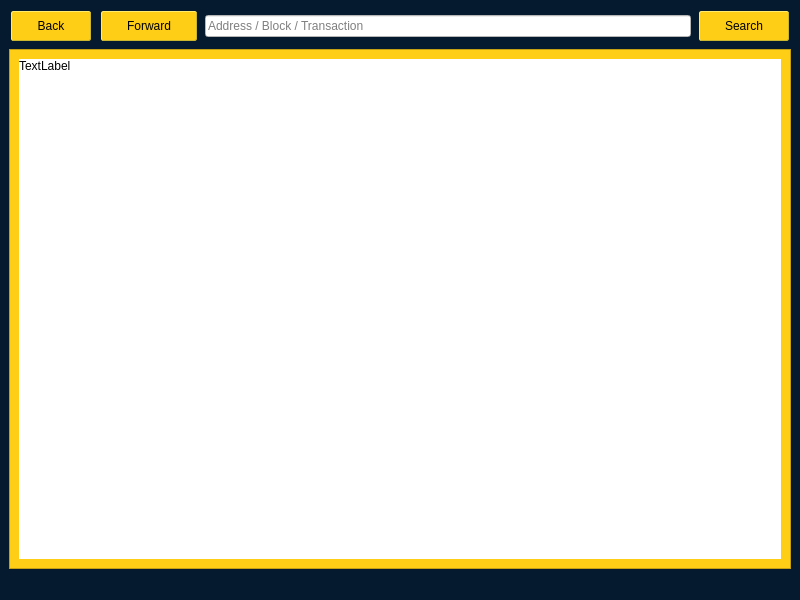
<?xml version="1.0" encoding="UTF-8"?>
<ui version="4.0">
 <class>BlockExplorer</class>
 <widget class="QMainWindow" name="BlockExplorer">
  <property name="geometry">
   <rect>
    <x>0</x>
    <y>0</y>
    <width>800</width>
    <height>600</height>
   </rect>
  </property>
  <property name="windowTitle">
   <string>Blockchain Explorer</string>
  </property>
  <property name="styleSheet">
   <string notr="true">background-color: rgb(5, 26, 47);
color: black;</string>
  </property>
  <widget class="QWidget" name="centralwidget">
   <property name="styleSheet">
    <string notr="true"/>
   </property>
   <layout class="QVBoxLayout" name="verticalLayout">
    <item>
     <layout class="QHBoxLayout" name="horizontalLayout">
      <property name="sizeConstraint">
       <enum>QLayout::SetMinimumSize</enum>
      </property>
      <item>
       <widget class="QPushButton" name="back">
        <property name="styleSheet">
         <string notr="true">QPushButton { /* Global Button Style */
	background-color: rgb(254, 206, 23);
	border-width: 1px;
	border-style: outset;
	border-color: #cbb62f;
	border-radius: 2px;
	color:#000000;
	font-size:12px;
	font-weight:normal;
	padding-left:25px;
	padding-right:25px;
	padding-top:1px;
	padding-bottom:1px;
	height: 26px;
	margin: 2px;
}
QPushButton:hover {
		background-color: rgb(206, 163, 153);
}

QPushButton:pressed {
	background-color: rgb(170, 255, 255);
	border:1px solid #000000;
}</string>
        </property>
        <property name="text">
         <string>Back</string>
        </property>
        <property name="icon">
         <iconset>
          <normaloff>:/icons/back</normaloff>:/icons/back</iconset>
        </property>
        <property name="flat">
         <bool>false</bool>
        </property>
       </widget>
      </item>
      <item>
       <widget class="QPushButton" name="forward">
        <property name="styleSheet">
         <string notr="true">QPushButton { /* Global Button Style */
	background-color: rgb(254, 206, 23);
	border-width: 1px;
	border-style: outset;
	border-color: #cbb62f;
	border-radius: 2px;
	color:#000000;
	font-size:12px;
	font-weight:normal;
	padding-left:25px;
	padding-right:25px;
	padding-top:1px;
	padding-bottom:1px;
	height: 26px;
	margin: 2px;
}
QPushButton:hover {
		background-color: rgb(206, 163, 153);
}

QPushButton:pressed {
	background-color: rgb(170, 255, 255);
	border:1px solid #000000;
}</string>
        </property>
        <property name="text">
         <string>Forward</string>
        </property>
        <property name="icon">
         <iconset>
          <normaloff>:/icons/forward</normaloff>:/icons/forward</iconset>
        </property>
       </widget>
      </item>
      <item>
       <widget class="QLineEdit" name="searchBox">
        <property name="sizePolicy">
         <sizepolicy hsizetype="Expanding" vsizetype="Fixed">
          <horstretch>5</horstretch>
          <verstretch>0</verstretch>
         </sizepolicy>
        </property>
        <property name="minimumSize">
         <size>
          <width>0</width>
          <height>0</height>
         </size>
        </property>
        <property name="styleSheet">
         <string notr="true">background-color: white;
color: black;</string>
        </property>
        <property name="inputMask">
         <string/>
        </property>
        <property name="text">
         <string/>
        </property>
        <property name="placeholderText">
         <string>Address / Block / Transaction</string>
        </property>
       </widget>
      </item>
      <item>
       <widget class="QPushButton" name="pushSearch">
        <property name="sizePolicy">
         <sizepolicy hsizetype="Minimum" vsizetype="Fixed">
          <horstretch>0</horstretch>
          <verstretch>0</verstretch>
         </sizepolicy>
        </property>
        <property name="minimumSize">
         <size>
          <width>0</width>
          <height>0</height>
         </size>
        </property>
        <property name="maximumSize">
         <size>
          <width>16777215</width>
          <height>16777215</height>
         </size>
        </property>
        <property name="font">
         <font>
          <pointsize>-1</pointsize>
          <weight>50</weight>
          <bold>false</bold>
         </font>
        </property>
        <property name="styleSheet">
         <string notr="true">QPushButton { /* Global Button Style */
	background-color: rgb(254, 206, 23);
	border-width: 1px;
	border-style: outset;
	border-color: #cbb62f;
	border-radius: 2px;
	color:#000000;
	font-size:12px;
	font-weight:normal;
	padding-left:25px;
	padding-right:25px;
	padding-top:1px;
	padding-bottom:1px;
	height: 26px;
	margin: 2px;
}
QPushButton:hover {
		background-color: rgb(206, 163, 153);
}

QPushButton:pressed {
	background-color: rgb(170, 255, 255);
	border:1px solid #000000;
}</string>
        </property>
        <property name="text">
         <string>Search</string>
        </property>
        <property name="autoDefault">
         <bool>false</bool>
        </property>
        <property name="default">
         <bool>false</bool>
        </property>
        <property name="flat">
         <bool>false</bool>
        </property>
       </widget>
      </item>
     </layout>
    </item>
    <item>
     <widget class="QScrollArea" name="scrollArea">
      <property name="styleSheet">
       <string notr="true">background-color: rgb(254, 206, 23);
color: black;</string>
      </property>
      <property name="widgetResizable">
       <bool>true</bool>
      </property>
      <widget class="QWidget" name="scrollAreaWidgetContents">
       <property name="geometry">
        <rect>
         <x>0</x>
         <y>0</y>
         <width>780</width>
         <height>491</height>
        </rect>
       </property>
       <layout class="QHBoxLayout" name="horizontalLayout_2">
        <item>
         <widget class="QLabel" name="content">
          <property name="sizePolicy">
           <sizepolicy hsizetype="Preferred" vsizetype="Expanding">
            <horstretch>0</horstretch>
            <verstretch>0</verstretch>
           </sizepolicy>
          </property>
          <property name="styleSheet">
           <string notr="true">background-color: rgb(255, 255, 255);
color: black</string>
          </property>
          <property name="text">
           <string>TextLabel</string>
          </property>
          <property name="textFormat">
           <enum>Qt::RichText</enum>
          </property>
          <property name="alignment">
           <set>Qt::AlignLeading|Qt::AlignLeft|Qt::AlignTop</set>
          </property>
          <property name="textInteractionFlags">
           <set>Qt::LinksAccessibleByMouse|Qt::TextSelectableByMouse</set>
          </property>
         </widget>
        </item>
       </layout>
      </widget>
     </widget>
    </item>
   </layout>
  </widget>
  <widget class="QMenuBar" name="menubar">
   <property name="geometry">
    <rect>
     <x>0</x>
     <y>0</y>
     <width>800</width>
     <height>25</height>
    </rect>
   </property>
  </widget>
  <widget class="QStatusBar" name="statusbar"/>
 </widget>
 <resources>
  <include location="../bitesax.qrc"/>
 </resources>
 <connections/>
</ui>
